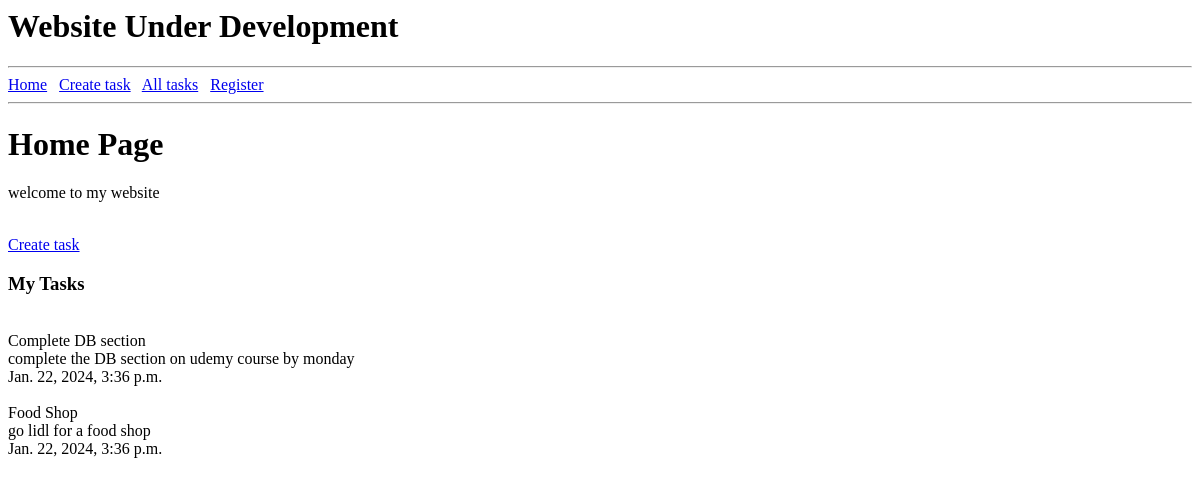
Page /all-tasks on the earlier database version.
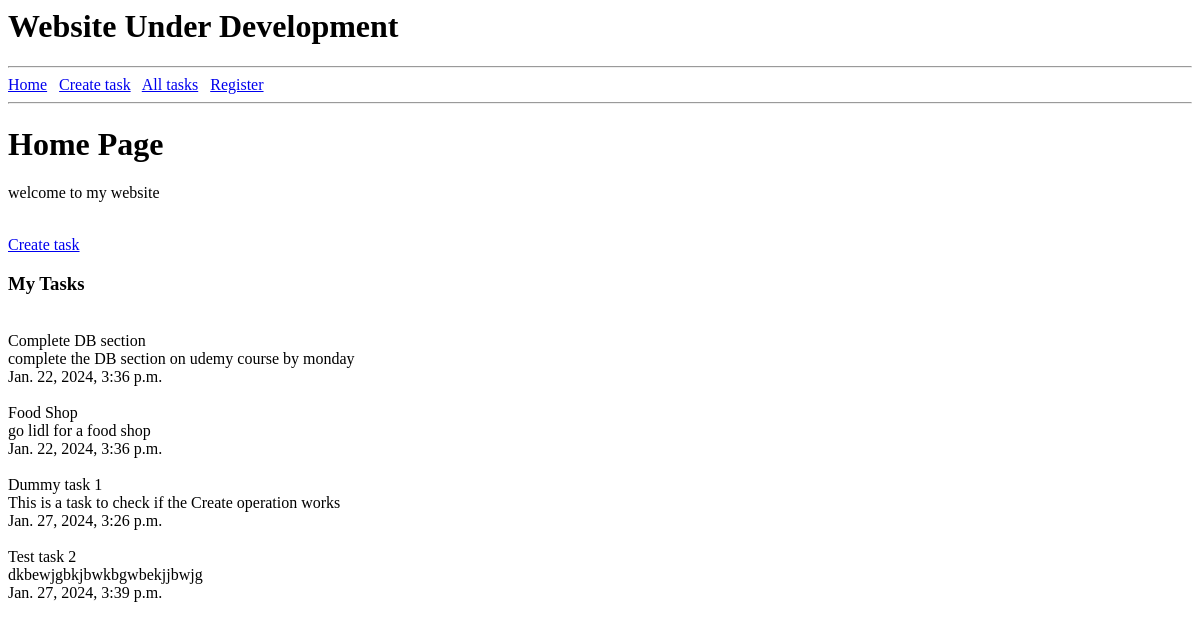
Same page on the later database version.
### crm/models.py (models this page shows)
class Task(models.Model):
    title = models.CharField(max_length=50)
    description = models.TextField(max_length=1000)
    created = models.DateTimeField(auto_now_add=True)

### crm/views.py (the view)
# urls.py: path('all-tasks', views.all_tasks, name="all-tasks"),
def all_tasks(request):
    query_data_all = Task.objects.all()
    context = { 'allTasks' : query_data_all }
    return render(request, 'crm/all-tasks.html', context)

### crm/templates/crm/all-tasks.html (shortened to what this page needs)
{% extends "crm/base.html" %}
    {% block content %}
        <h1>Home Page</h1>
        <p>welcome to my website</p>
        <br>
        <a href="{% url 'create-task' %}">Create task</a>
        <br>
        <h3>My Tasks</h3>
        {% for task in allTasks %}
            <br>
                {{ task.title }}
            <br>
                {{ task.description }}
            <br>
                {{ task.created }}
            <br>
        {% endfor %}
    {% endblock %}

Differences in the rows shown:
added Task: title "Dummy task 1", description "This is a task to check if the Create operation works", created "Jan. 27, 2024, 3:26 p.m."
added Task: title "Test task 2", description "dkbewjgbkjbwkbgwbekjjbwjg", created "Jan. 27, 2024, 3:39 p.m."
